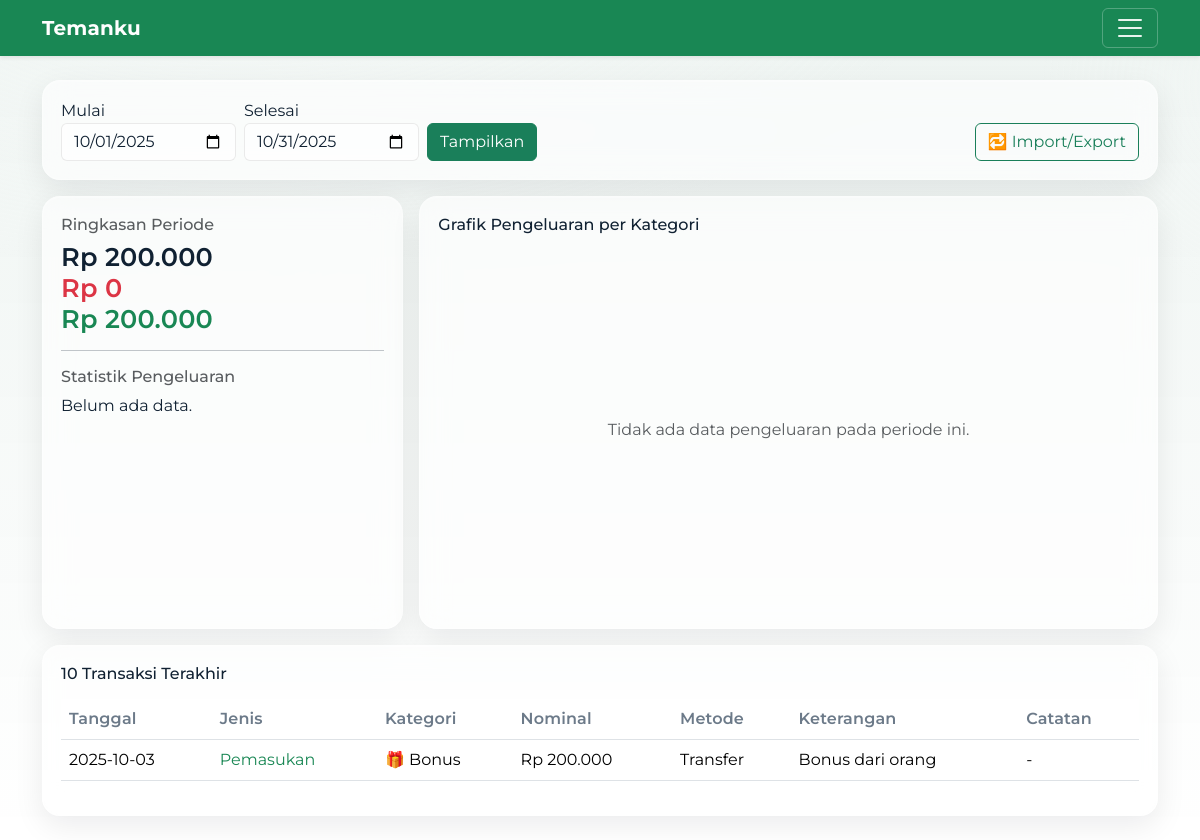
/dashboard (signed in), run on the app's committed database.
### tables this page shows
CREATE TABLE transactions (
  id INTEGER PRIMARY KEY AUTOINCREMENT,
  user_id INTEGER NOT NULL,
  date TEXT NOT NULL,                      -- YYYY-MM-DD
  type TEXT CHECK(type IN ('income','expense')) NOT NULL,
  category_id INTEGER NOT NULL,
  amount REAL NOT NULL,
  source_or_payee TEXT,
  account TEXT,
  notes TEXT,
  FOREIGN KEY (user_id) REFERENCES users(id),
  FOREIGN KEY (category_id) REFERENCES categories(id)
);

CREATE TABLE categories (
  id INTEGER PRIMARY KEY AUTOINCREMENT,
  user_id INTEGER NOT NULL,
  type TEXT CHECK(type IN ('income','expense')) NOT NULL,
  name TEXT NOT NULL, emoji TEXT,
  UNIQUE(user_id, type, name),
  FOREIGN KEY (user_id) REFERENCES users(id)
);

### app.py (the view)
@app.get("/")
@app.get("/dashboard")
@login_required
def dashboard():
    start, end = normalize_date_range(request.args.get("start"), request.args.get("end"))
    with db() as con:
        totals = con.execute("""
            SELECT
              SUM(CASE WHEN t.type='income'  THEN t.amount ELSE 0 END) AS income,
              SUM(CASE WHEN t.type='expense' THEN t.amount ELSE 0 END) AS expense
            FROM transactions t
            WHERE t.user_id=? AND t.date BETWEEN ? AND ?
        """, (current_user.id, start, end)).fetchone()
        spend = con.execute("""
            SELECT c.name AS category, c.id AS category_id, SUM(t.amount) AS total
            FROM transactions t
            JOIN categories c ON c.id=t.category_id
            WHERE t.user_id=? AND t.type='expense' AND t.date BETWEEN ? AND ?
            GROUP BY c.id, c.name
            ORDER BY total DESC
        """, (current_user.id, start, end)).fetchall()
        top_payee = con.execute("""
            SELECT COALESCE(source_or_payee,'(Tidak diisi)') AS payee,
                   SUM(amount) AS total, COUNT(*) AS cnt
            FROM transactions
            WHERE user_id=? AND type='expense' AND date BETWEEN ? AND ?
            GROUP BY COALESCE(source_or_payee,'(Tidak diisi)')
            ORDER BY total DESC LIMIT 1
        """, (current_user.id, start, end)).fetchone()
        month = start[:7]
        budgets = con.execute("""
            SELECT b.id, c.name AS category, b.amount,
                   COALESCE( (SELECT SUM(amount) FROM transactions
                             WHERE user_id=b.user_id AND type='expense' AND category_id=b.category_id
                               AND substr(date,1,7)=b.month), 0) AS spent
            FROM budgets b
            JOIN categories c ON c.id=b.category_id
            WHERE b.user_id=? AND b.month=?
            ORDER BY c.name
        """, (current_user.id, month)).fetchall()
        latest = con.execute("""
            SELECT t.*,
                   COALESCE(c.name, '-') AS category,
                   c.emoji AS category_emoji,
                   t.source_or_payee AS keterangan,
                   t.account AS payment_method
            FROM transactions t
            LEFT JOIN categories c ON c.id=t.category_id
            WHERE t.user_id=? AND t.date BETWEEN ? AND ?
            ORDER BY t.date DESC, t.id DESC
            LIMIT 10
        """, (current_user.id, start, end)).fetchall()
    summary = {
        "income": float(totals["income"] or 0),
        "expense": float(totals["expense"] or 0),
    }
    summary["net"] = summary["income"] - summary["expense"]
    return render_template(
        "dashboard.html",
        start=start, end=end, summary=summary,
        spend_by_cat=[dict(r) for r in spend],
        top_payee=dict(top_payee) if top_payee else None,
        budgets=[dict(b) for b in budgets],
        latest=[dict(r) for r in latest],
    )

### app.py (called while the page is built)
def db():
    conn = sqlite3.connect(APP_DB, timeout=5.0)
    conn.row_factory = sqlite3.Row
    conn.execute("PRAGMA busy_timeout = 5000")
    return conn

@login_manager.user_loader
def load_user(user_id):
    with db() as con:
        row = con.execute("SELECT * FROM users WHERE id=?", (user_id,)).fetchone()
        return User(row) if row else None

def start_end_default():
    today = date.today()
    s = today.replace(day=1)
    e = (s + relativedelta(months=1) - relativedelta(days=1))
    return s.isoformat(), e.isoformat()

def money(x):
    return f"Rp {x:,.0f}".replace(",", ".")

def type_label(val: str) -> str:
    if val == 'income':
        return 'Pemasukan'
    if val == 'expense':
        return 'Pengeluaran'
    return val or ''

def normalize_date_range(start: str | None, end: str | None):
    s_def, e_def = start_end_default()
    s = start if start and valid_iso_date(start) else s_def
    e = end   if end   and valid_iso_date(end)   else e_def
    if s > e:
        s, e = e, s
    return s, e

### templates/dashboard.html (shortened to what this page needs)
{% extends "base.html" %}
{% block content %}
<div class="card-soft mb-3">
  <form class="row gy-2 gx-2 align-items-end filter-grid" method="get">
    <div class="col-auto">
      <label class="form-label mb-0">Mulai</label>
      <input type="date" class="form-control" name="start" value="{{ start }}">
    </div>
    <div class="col-auto">
      <label class="form-label mb-0">Selesai</label>
      <input type="date" class="form-control" name="end" value="{{ end }}">
    </div>
    <div class="col-auto">
      <button class="btn btn-primary">Tampilkan</button>
    </div>
    <div class="col-auto ms-auto">
      <a class="btn btn-outline-primary" href="{{ url_for('import_export', start=start, end=end) }}">
        🔁 Import/Export
      </a>
    </div>
  </form>
</div>
<div class="row g-3 align-items-stretch equal-row">
  <div class="col-lg-4">
    <div class="card-soft h-100">
      <h6 class="text-muted">Ringkasan Periode</h6>
      <div class="display-6 fw-semibold mt-2 count-up" data-target="{{ summary.income }}">Pendapatan: {{ summary.income|money }}</div>
      <div class="display-6 fw-semibold text-danger count-up" data-target="{{ summary.expense }}">Pengeluaran: {{ summary.expense|money }}</div>
      <div class="display-6 fw-semibold {{ 'text-success' if summary.net>=0 else 'text-danger' }} count-up" data-target="{{ summary.net }}">Saldo: {{ summary.net|money }}</div>
      <hr>
      <h6 class="text-muted">Statistik Pengeluaran</h6>
      {% if spend_by_cat %}
        <p>Kategori terbanyak: <b>{{ spend_by_cat[0].category }}</b> ({{ spend_by_cat[0].total|money }})</p>
      {% else %}
        <p>Belum ada data.</p>
      {% endif %}
    </div>
  </div>
  <div class="col-lg-8">
    <div class="card-soft h-100">
      <h6 class="mb-3">Grafik Pengeluaran per Kategori</h6>
      <div class="chart-box" id="expenseChartBox">
      </div>
    </div>
  </div>
</div>
<div class="card-soft mt-3">
  <h6 class="mb-3">10 Transaksi Terakhir</h6>
  <div class="table-responsive">
    <table class="table table-hover align-middle table-stacked">
      <thead>
        <tr>
          <th scope="col">Tanggal</th>
          <th scope="col">Jenis</th>
          <th scope="col">Kategori</th>
          <th scope="col">Nominal</th>
          <th scope="col" class="d-none d-md-table-cell">Metode</th>
          <th scope="col" class="d-none d-md-table-cell">Keterangan</th>
          <th scope="col" class="d-none d-md-table-cell">Catatan</th>
        </tr>
      </thead>
      <tbody>
        {% for t in latest %}
        <tr>
          <td data-label="Tanggal">{{ t.date }}</td>
          <td data-label="Jenis" class="{{ 'text-success' if t.type=='income' else 'text-danger' }}">{{ t.type | type_label }}</td>
          <td data-label="Kategori">{{ (t.category_emoji ~ ' ') if t.category_emoji else '' }}{{ t.category }}</td>
          <td data-label="Nominal">{{ t.amount|money }}</td>
          <td data-label="Metode" class="d-none d-md-table-cell">{{ t.payment_method or '-' }}</td>
          <td data-label="Keterangan" class="d-none d-md-table-cell">{{ t.keterangan or '-' }}</td>
          <td data-label="Catatan" class="d-none d-md-table-cell">{{ t.notes or '-' }}</td>
        </tr>
        {% endfor %}
      </tbody>
    </table>
  </div>
</div>
{% endblock %}

### static/style.css (style rules this page uses)
:root { --bg:#0f5132; --page:#e9eef6; --card:rgba(255,255,255,.6); --text:#102132; --muted:#6c7a89; --primary:#1a7f5a; --ring:rgba(26,127,90,.35); --glass-border:rgba(255,255,255,.32); --chart-bar:45, 156, 219; }
* { scroll-behavior:smooth }
body { background:var(--page); color:var(--text); font-family: "Montserrat", system-ui, -apple-system, "Segoe UI", Roboto, "Helvetica Neue", Arial, "Noto Sans", "Apple Color Emoji","Segoe UI Emoji","Segoe UI Symbol", sans-serif; font-feature-settings: "cv01","cv02"; }
h1,h2,h3,.display-6 { font-weight:700; letter-spacing:.2px }
.btn { transition:transform .15s ease, box-shadow .2s ease }
.btn-primary { background:var(--primary);border-color:var(--primary) }
.btn-outline-primary { border-color:var(--primary);color:var(--primary) }
.form-control,.form-select { background:rgba(255,255,255,.65);color:var(--text); border:1px solid rgba(0,0,0,.08) }
.table>thead th { color:var(--muted);font-weight:600;letter-spacing:.01em }
.card-soft { background:var(--card); border:1px solid var(--glass-border); border-radius:18px; padding:18px; box-shadow: 0 10px 30px rgba(10,14,29,.08), inset 0 1px 0 rgba(255,255,255,.25); backdrop-filter: blur(14px); -webkit-backdrop-filter: blur(14px); transition:transform .25s ease, box-shadow .25s ease, border-color .25s ease; }
.chart-box { position:relative;width:100%;height:360px }
.display-6 { font-size:1.6rem }
body { font-family: "Montserrat", system-ui, -apple-system, Segoe UI, Roboto, Arial, sans-serif; }
.equal-row .card-soft { height:100%; }

### data on the page
transactions: date "2025-10-03", type|type_label "Pemasukan", category "Bonus", amount "Rp 200.000", account "Transfer", source_or_payee "Bonus dari orang", notes "-"
categories: emoji "🎁"
